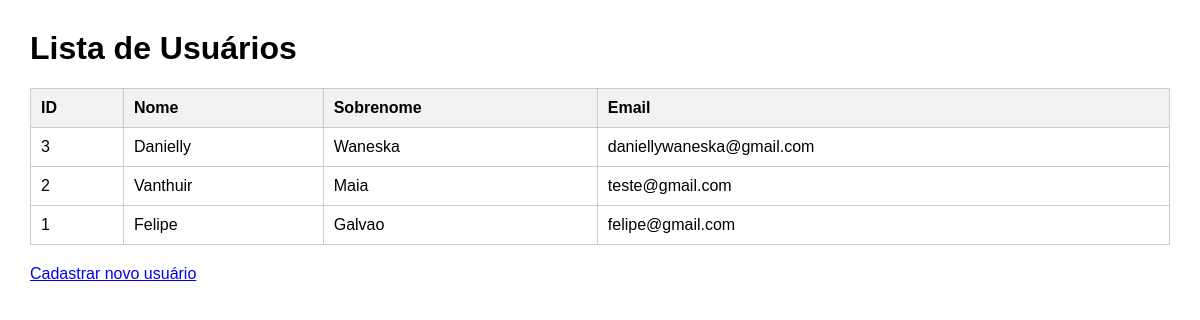
The page /usuarios on the database as committed earlier.
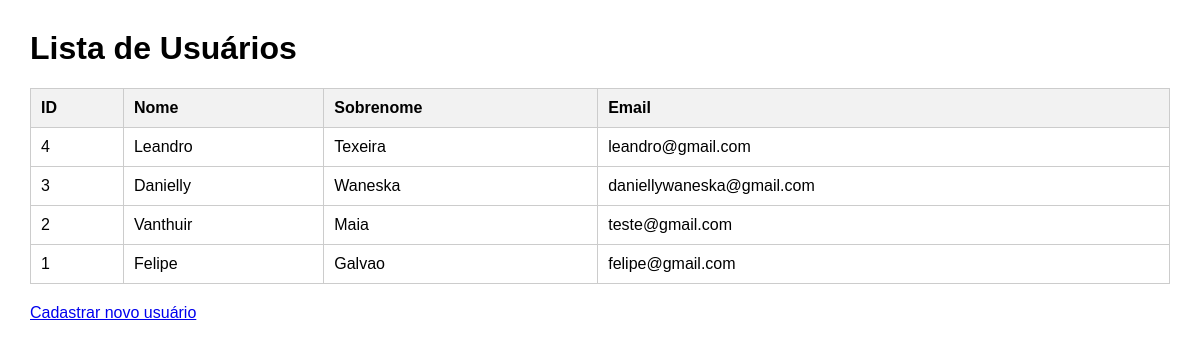
The same page on the database as committed later.
### app.py (models this page shows, shortened)
class Usuario(db.Model):
    __tablename__ = "usuarios"
    id = db.Column(db.Integer, primary_key=True)
    nome = db.Column(db.String(100), nullable=False)
    sobrenome = db.Column(db.String(100), nullable=False)
    email = db.Column(db.String(120), unique=True, nullable=False)
    senha = db.Column(db.String(200), nullable=False)  # guarda o hash

### app.py (the view)
@app.route("/usuarios")
def listar_usuarios():
    usuarios = Usuario.query.order_by(Usuario.id.desc()).all()
    return render_template("usuarios.html", usuarios=usuarios)

### templates/usuarios.html (shortened to what this page needs)
<!DOCTYPE html>
<html lang="pt-br">
<head>
</head>
<body>
  <h1>Lista de Usuários</h1>
  {% if usuarios %}
    <table>
      <tr>
        <th>ID</th>
        <th>Nome</th>
        <th>Sobrenome</th>
        <th>Email</th>
      </tr>
      {% for user in usuarios %}
      <tr>
        <td>{{ user.id }}</td>
        <td>{{ user.nome }}</td>
        <td>{{ user.sobrenome }}</td>
        <td>{{ user.email }}</td>
      </tr>
      {% endfor %}
    </table>
  {% else %}
    <p>Nenhum usuário cadastrado ainda.</p>
  {% endif %}
  <p style="margin-top:20px;">
    <a href="{{ url_for('cadastro') }}">Cadastrar novo usuário</a>
  </p>
</body>
</html>

Rows that differ between the two databases and show on the page:
added Usuario: id "4", nome "Leandro", sobrenome "Texeira", email "leandro@gmail.com"
